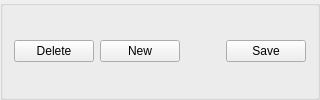
        <widget class="QGroupBox" name="project_dns_groupbox">
         <property name="title">
          <string/>
         </property>
         <layout class="QHBoxLayout" name="horizontalLayout">
          <item>
           <widget class="QPushButton" name="delete_project_button">
            <property name="maximumSize">
             <size>
              <width>16777215</width>
              <height>16777215</height>
             </size>
            </property>
            <property name="text">
             <string>Delete</string>
            </property>
           </widget>
          </item>
          <item>
           <widget class="QPushButton" name="new_project_button">
            <property name="maximumSize">
             <size>
              <width>16777215</width>
              <height>16777215</height>
             </size>
            </property>
            <property name="text">
             <string>New</string>
            </property>
           </widget>
          </item>
          <item>
           <spacer name="project_dns_horizontal_spacer">
            <property name="orientation">
             <enum>Qt::Horizontal</enum>
            </property>
            <property name="sizeHint" stdset="0">
             <size>
              <width>40</width>
              <height>20</height>
             </size>
            </property>
           </spacer>
          </item>
          <item>
           <widget class="QPushButton" name="save_project_button">
            <property name="text">
             <string>Save</string>
            </property>
           </widget>
          </item>
         </layout>
        </widget>
